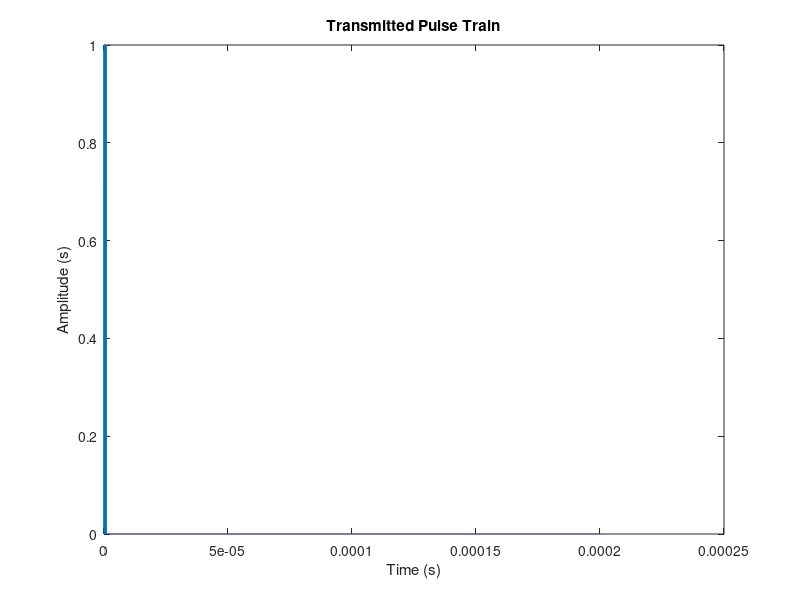

Reproduce this figure in MATLAB.
%%%%%%%%%%%%%%%%%%%%%%%%%%%%%%%%%%%%%%%%%%%%%%%%%%%%%%%%%%%%%%%%%%%%%%%%%%
% --- Project: -------- Doppler ultrasound for blood pressure devices
% --- Authors: -------- Maria N. Petrou
% --- Description: ---- Pulse Wave Doppler Transmitter for blood pressure
% --------------------- measurement devices.
%%%%%%%%%%%%%%%%%%%%%%%%%%%%%%%%%%%%%%%%%%%%%%%%%%%%%%%%%%%%%%%%%%%%%%%%%%

clear; clf;

%% Initialise Parameters
fc = 3.769e6;                % Carrier Frequency
prf = 5e3;                   % Pulse Repetition Frequency
n = 500;                     % Number of points
pulse_len = 1e-6;            % Time period of pulse
t = linspace(0,pulse_len,n); % Time
total = 100000;              % Total points to be transmitted - remove for 
                             % continuous transmission.

%% Transmit Pulse Generator
pulse = sin(2*pi*fc*t); 

%% Frequency Divider
% divide the signal by the pulse repetition frequency
freq_div = fc/prf;
sig = pulse/freq_div;

%% Normalise signal
% If a digital signal is being transmitted limit numbers 1 and 0
for i = 1:length(sig)
    if sig(i) > 0
        sig(i) = 1;
    else
        sig(i) = 0;
    end
end

%% Transmit Gate
gate_len = 1e-3;                          % Time period of gate
end_gate = round((gate_len/pulse_len)*n); 
end_gate = end_gate + n;                  % Number of points for gate to end

%% Transmit
% Simulate pulse train transmission

% Initialise parameters
j = 0;
transmit = zeros(total, 1);
time = zeros(total, 1);

% generate arrays
for i = 1:total
    if i < total
        time(i+1) = time(i) + t(2); % time array
    end
    j = j+1;
    if j < n
        transmit(i) = sig(j); % transmission array
    end
    if j == end_gate
        j = 1;
    end
end

% plot outputs
figure(1)
plot(time, transmit)
xlabel('Time (s)')
ylabel('Amplitude (s)')
title('Transmitted Pulse Train')
